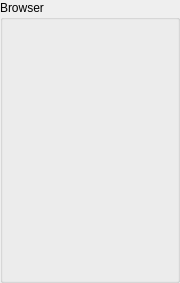
<?xml version="1.0" encoding="UTF-8"?>
<ui version="4.0">
 <class>RawDataViewerControl</class>
 <widget class="QWidget" name="RawDataViewerControl">
  <property name="geometry">
   <rect>
    <x>0</x>
    <y>0</y>
    <width>180</width>
    <height>283</height>
   </rect>
  </property>
  <property name="minimumSize">
   <size>
    <width>180</width>
    <height>0</height>
   </size>
  </property>
  <property name="windowTitle">
   <string>Music Control</string>
  </property>
  <layout class="QVBoxLayout" name="m_qVerticalLayoutRoot">
   <property name="leftMargin">
    <number>0</number>
   </property>
   <property name="topMargin">
    <number>0</number>
   </property>
   <property name="rightMargin">
    <number>0</number>
   </property>
   <property name="bottomMargin">
    <number>0</number>
   </property>
   <item>
    <widget class="QGroupBox" name="m_qGroupBoxBrowser">
     <property name="title">
      <string>Browser</string>
     </property>
     <layout class="QVBoxLayout" name="m_qVerticalLayoutBrowser"/>
    </widget>
   </item>
  </layout>
 </widget>
 <resources/>
 <connections/>
</ui>
